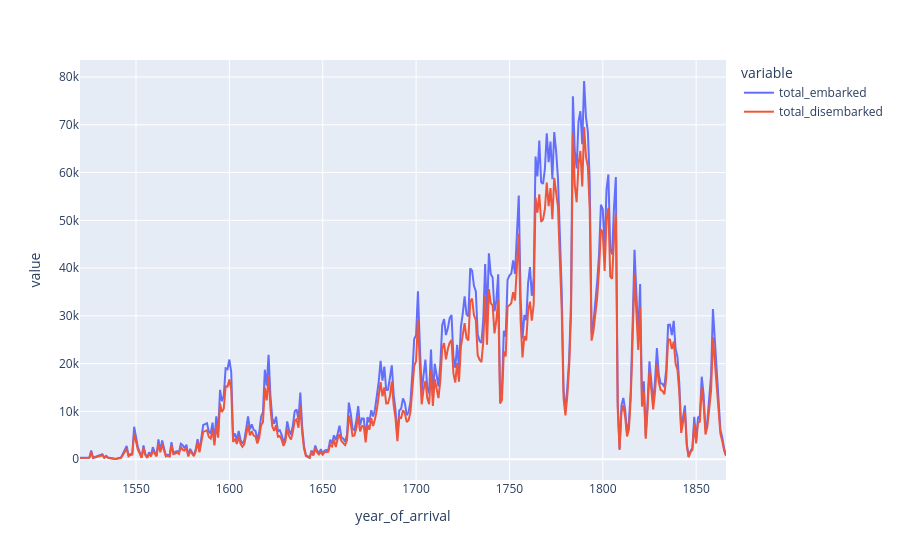

Here is the notebook cell this chart was saved with:
### Markdown cell above
## Explore & choose charts

### Code cell
# Embarked vs. disembarked per year across the whole dataset
import plotly.express as px

yearly = voyages.groupby('year_of_arrival')[['total_embarked', 'total_disembarked']].sum().reset_index()
px.line(yearly, x='year_of_arrival', y=['total_embarked', 'total_disembarked'])

### Figure 1 — Plotly figure (JSON) as saved in the notebook; plotly's stock layout.template omitted (floating-point values rounded to 4 significant figures; data arrays with more than 128 entries replaced by an {"elided": "..."} marker saying what was removed)
{"data": [{"hovertemplate": "variable=total_embarked<br>year_of_arrival=%{x}<br>value=%{y}<extra></extra>", "legendgroup": "total_embarked", "line": {"color": "#636efa", "dash": "solid"}, "marker": {"symbol": "circle"}, "mode": "lines", "name": "total_embarked", "orientation": "v", "showlegend": true, "type": "scatter", "x": {"elided": "330 int values"}, "xaxis": "x", "y": {"elided": "330 float values"}, "yaxis": "y"}, {"hovertemplate": "variable=total_disembarked<br>year_of_arrival=%{x}<br>value=%{y}<extra></extra>", "legendgroup": "total_disembarked", "line": {"color": "#EF553B", "dash": "solid"}, "marker": {"symbol": "circle"}, "mode": "lines", "name": "total_disembarked", "orientation": "v", "showlegend": true, "type": "scatter", "x": {"elided": "330 int values"}, "xaxis": "x", "y": {"elided": "330 float values"}, "yaxis": "y"}], "layout": {"legend": {"title": {"text": "variable"}, "tracegroupgap": 0}, "margin": {"t": 60}, "xaxis": {"anchor": "y", "domain": [0, 1], "title": {"text": "year_of_arrival"}}, "yaxis": {"anchor": "x", "domain": [0, 1], "title": {"text": "value"}}}}
